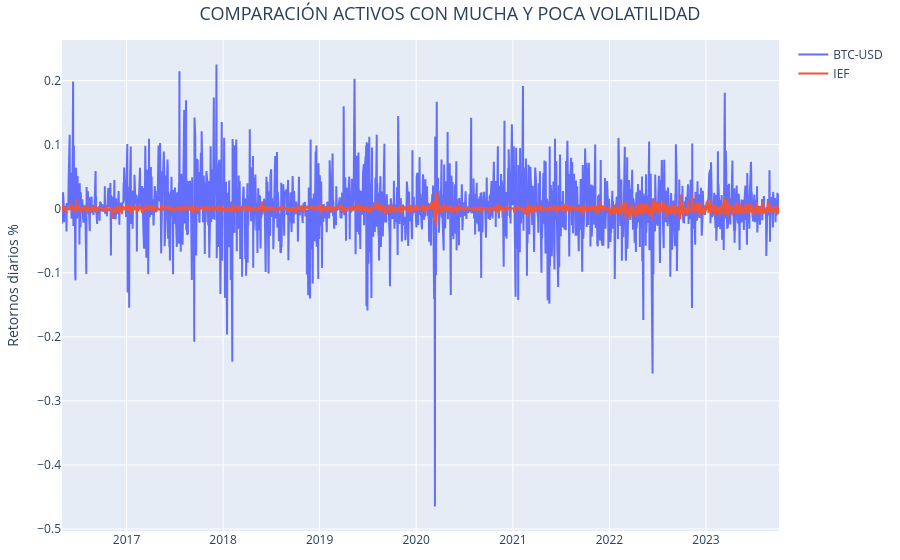

Source (notebook cell):
### Markdown cell above
Vamos a comparar los retornos de dos activos. Concretamente `Bitcoin` (BTC-USD) frente a los `Bonos US` (IEF).

### Code cell
# Crear un gráfico de líneas con Plotly
fig = go.Figure()

fig.add_trace(go.Scatter(x=ret_close_df.loc["2016-05-01":, :].index, y=ret_close_df.loc["2016-05-01":, :]["BTC-USD"], mode="lines", name="BTC-USD"))

fig.add_trace(
    go.Scatter(x=ret_close_df.loc["2016-05-01":, :].index, y=ret_close_df.loc["2016-05-01":, :]["IEF"], mode="lines", name="IEF")
)  # iShares 7-10 Year Treasury Bond ETF

# Añadir títulos
fig.update_layout(
    title="COMPARACIÓN ACTIVOS CON MUCHA Y POCA VOLATILIDAD",
    title_font=dict(size=18),  # Ajusta el tamaño del título
    title_x=0.5,  # Centra el título
    yaxis_title="Retornos diarios %",
    margin=dict(l=20, r=20, b=20, t=40),  # Ajusta los márgenes para hacer los bordes más pequeños
)

### Figure 1 — Plotly figure (JSON) as saved in the notebook; plotly's stock layout.template omitted (floating-point values rounded to 4 significant figures; data arrays with more than 128 entries replaced by an {"elided": "..."} marker saying what was removed)
{"data": [{"mode": "lines", "name": "BTC-USD", "type": "scatter", "x": {"elided": "1853 str values"}, "y": {"elided": "1853 float values"}}, {"mode": "lines", "name": "IEF", "type": "scatter", "x": {"elided": "1853 str values"}, "y": {"elided": "1853 float values"}}], "layout": {"margin": {"b": 20, "l": 20, "r": 20, "t": 40}, "title": {"font": {"size": 18}, "text": "COMPARACIÓN ACTIVOS CON MUCHA Y POCA VOLATILIDAD", "x": 0.5}, "yaxis": {"title": {"text": "Retornos diarios %"}}}}
